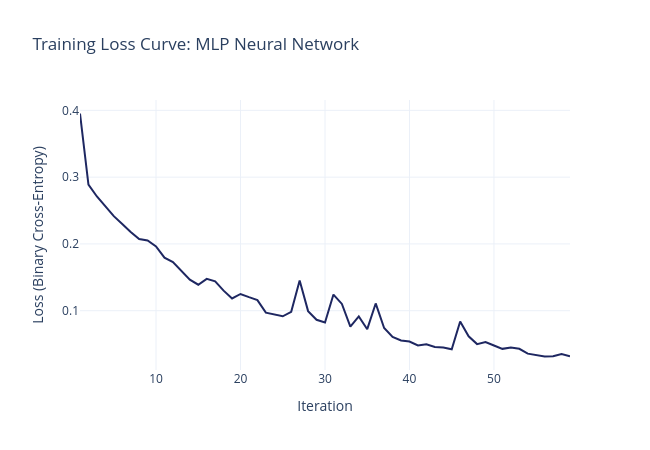

This figure's notebook cell:
### Markdown cell above
# Training loss curve summary
print("Training Configuration")
print("="*50)
print(f"Architecture: (100,)")
print(f"Alpha (L2 regularization): 0.01")
print(f"Learning rate: 0.01")
print(f"Activation: relu")
print()
print("The model uses Adam optimizer with early stopping,")
print("which automatically halts training when validation loss")
print("stops improving, preventing overfitting.")

### Code cell
# Train a single model to capture the loss trajectory
best_params = grid.best_params_.copy()
hidden_sizes = best_params.pop("clf__hidden_layer_sizes")
alpha = best_params.pop("clf__alpha")
lr = best_params.pop("clf__learning_rate_init")
activation = best_params.pop("clf__activation")

mlp_for_loss = MLPClassifier(
    hidden_layer_sizes=hidden_sizes,
    alpha=alpha,
    learning_rate_init=lr,
    activation=activation,
    max_iter=1000,
    random_state=RANDOM_STATE,
    solver="adam",
    early_stopping=True,
    validation_fraction=0.1,
    n_iter_no_change=20,
)

# Fit on transformed training data
X_train_t = prep_linear.fit_transform(X_train)
mlp_for_loss.fit(X_train_t, y_train)

# Extract loss history
loss_history = mlp_for_loss.loss_curve_

fig_loss = go.Figure()
fig_loss.add_trace(go.Scatter(
    y=loss_history,
    x=np.arange(1, len(loss_history) + 1),
    mode="lines",
    name="Training Loss",
    line=dict(color=COLORS["navy"], width=2),
))

fig_loss.update_layout(
    title=f"Training Loss Curve: {MODEL_NAME}",
    xaxis_title="Iteration",
    yaxis_title="Loss (Binary Cross-Entropy)",
    height=450, width=650,
)
fig_loss.show()
save_chart(fig_loss, MODEL_SLUG, "training_loss_curve")

### Figure 1 — Plotly figure (JSON) as saved in the notebook; plotly's stock layout.template omitted (floating-point values rounded to 4 significant figures)
{"data": [{"line": {"color": "#1E2761", "width": 2}, "mode": "lines", "name": "Training Loss", "type": "scatter", "x": [1, 2, 3, 4, 5, 6, 7, 8, 9, 10, 11, 12, 13, 14, 15, 16, 17, 18, 19, 20, 21, 22, 23, 24, 25, 26, 27, 28, 29, 30, 31, 32, 33, 34, 35, 36, 37, 38, 39, 40, 41, 42, 43, 44, 45, 46, 47, 48, 49, 50, 51, 52, 53, 54, 55, 56, 57, 58, 59], "y": [0.3953, 0.2888, 0.271, 0.2565, 0.2416, 0.2298, 0.2178, 0.2072, 0.2051, 0.1963, 0.1793, 0.1728, 0.1598, 0.1464, 0.1389, 0.1476, 0.1439, 0.1301, 0.1183, 0.125, 0.1203, 0.1159, 0.09707, 0.09448, 0.0917, 0.09839, 0.1451, 0.09938, 0.08642, 0.08227, 0.1242, 0.1102, 0.07615, 0.09153, 0.07236, 0.1109, 0.07413, 0.06063, 0.05536, 0.05388, 0.04788, 0.04977, 0.04574, 0.04485, 0.04227, 0.08388, 0.06163, 0.05001, 0.05315, 0.04787, 0.0429, 0.04498, 0.04302, 0.03575, 0.03402, 0.03145, 0.03184, 0.03523, 0.03182]}], "layout": {"height": 450, "title": {"text": "Training Loss Curve: MLP Neural Network"}, "width": 650, "xaxis": {"title": {"text": "Iteration"}}, "yaxis": {"title": {"text": "Loss (Binary Cross-Entropy)"}}}}
